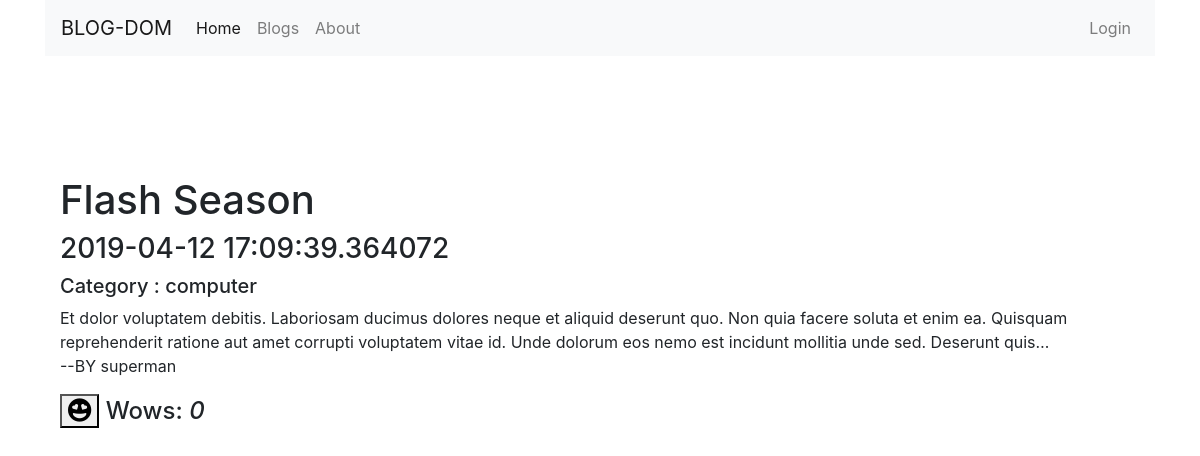
/blog/flash-season/1555069179364, run on the app's committed database.
### tables this page shows
CREATE TABLE blog (id integer NOT NULL, title varchar(64) NOT NULL,
        slug varchar(32) NOT NULL, body text NOT NULL, date text, username varchar(16) NOT NULL,
        PRIMARY KEY (id), FOREIGN KEY(username) REFERENCES users(username) ON DELETE CASCADE ON UPDATE CASCADE);

CREATE TABLE category (blog_id integer NOT NULL, type varchar(16) NOT NULL,
        FOREIGN KEY(blog_id) REFERENCES blog(id) ON DELETE CASCADE ON UPDATE CASCADE, PRIMARY KEY(blog_id, type));

### flaskr/app.py (the view)
@app.route('/blog/<slug>/<id>', methods=['GET'])
def blog(slug, id):
    print(slug, id)
    with sqlite3.connect(DATABASE) as c:
        cur = c.cursor()
        cur.execute('SELECT * FROM blog where id = ?', [id])
        blog = cur.fetchall()[0]
        cur.execute('SELECT count(*) FROM wow WHERE blog_id = ?', [id])
        wows = cur.fetchone()[0]
        cur.execute('SELECT type FROM category WHERE blog_id = ?', [id])
        category = cur.fetchall()
        if session.get('logged_in'):
            curruser = session['username']
            return render_template('blog_view.html',blog=blog,wows=wows,category=category,loginstatus='True',curruser=curruser)
        else:
            return render_template('blog_view.html',blog=blog,wows=wows,category=category,loginstatus='False')

### flaskr/templates/blog_view.html (shortened to what this page needs)
<!DOCTYPE html>
<html lang="en" dir="ltr">
  <head>
    <link rel="stylesheet" href="..assets/css/style.css">
<link rel="stylesheet" href="https://stackpath.bootstrapcdn.com/bootstrap/4.3.1/css/bootstrap.min.css">
<link rel="stylesheet" href="https://use.fontawesome.com/releases/v5.8.1/css/all.css">
<link rel="stylesheet" href="https://use.fontawesome.com/releases/v5.8.1/css/all.css">
</head>
  <body>
    <div class="container">
    <nav class="navbar navbar-expand-lg navbar-light bg-light">
    <a class="navbar-brand" href="#">BLOG-DOM</a>
    <div class="collapse navbar-collapse" id="navbarNav">
      <ul class="navbar-nav">
        <li class="nav-item active">
          <a class="nav-link" href="#">Home <span class="sr-only">(current)</span></a>
        </li>
        <li class="nav-item">
          <a class="nav-link" href="#">Blogs</a>
        </li>
        <li class="nav-item">
          <a class="nav-link" href="#">About</a>
        </li>
      </ul>
      <ul class="navbar-nav ml-auto">
        {% if loginstatus=='True' %}
        <li class="nav-item">
          <a class="nav-link" href="#">Hey, {{ curruser }}</a>
        </li>
        <li class="nav-item">
          <a class="nav-link" href="/logout/">Logout</a>
        </li>
        {% else %}
        <li class="nav-item">
          <a class="nav-link" href="/login/">Login</a>
        </li>
        {% endif %}
      </ul>
    </div>
  </nav>
  </div>
<div class="container" style="margin-top:10%;">
<div class="col-md-12">
<h1>{{ blog[1] }}</h1>
<h3>{{blog[4]}}</h3>
<h5>
  Category :
{% for cat in category %}
{{ cat[0] }}
{% endfor %}
</h5>
<p>{{blog[3]}}<br>--BY {{blog[5]}}</p>
<h4> <button type="button" name="button" onclick="dowow()"><i  id="wow" class="fas fa-grin-hearts"></i></button>
Wows: <i id="wow-count">{{ wows }}</i></h4>
</div>
</div>
  </body>
</html>

### data on the page
blog: title "Flash Season", date "2019-04-12 17:09:39.364072", body "Et dolor voluptatem debitis. Laboriosam ducimus dolores neque et aliquid deserunt quo. Non quia facere soluta et enim ea. Quisquam reprehenderit ratione aut amet corrupti voluptatem vitae id. Unde dolorum eos nemo est incidunt mollitia unde sed. Deserunt quis…", username "superman"
category: type "computer"

### other printed values
{{ wows }} "0"
